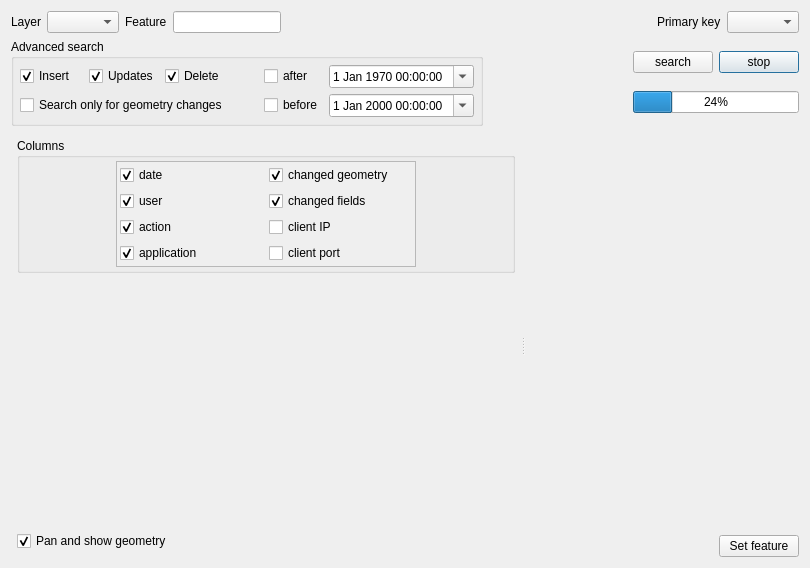
<?xml version="1.0" encoding="UTF-8"?>
<ui version="4.0">
 <class>showHistory</class>
 <widget class="QDialog" name="showHistory">
  <property name="geometry">
   <rect>
    <x>0</x>
    <y>0</y>
    <width>810</width>
    <height>568</height>
   </rect>
  </property>
  <property name="windowTitle">
   <string>Postgres 91 plus Auditor :: search history</string>
  </property>
  <layout class="QGridLayout" name="gridLayout_6">
   <item row="1" column="3">
    <spacer name="horizontalSpacer">
     <property name="orientation">
      <enum>Qt::Horizontal</enum>
     </property>
     <property name="sizeType">
      <enum>QSizePolicy::Minimum</enum>
     </property>
     <property name="sizeHint" stdset="0">
      <size>
       <width>30</width>
       <height>20</height>
      </size>
     </property>
    </spacer>
   </item>
   <item row="1" column="4">
    <widget class="QWidget" name="widget_2" native="true">
     <layout class="QGridLayout" name="gridLayout_3">
      <property name="margin">
       <number>0</number>
      </property>
      <item row="0" column="2">
       <widget class="QPushButton" name="stopButton">
        <property name="text">
         <string>stop</string>
        </property>
       </widget>
      </item>
      <item row="0" column="1">
       <widget class="QPushButton" name="searchButton">
        <property name="layoutDirection">
         <enum>Qt::LeftToRight</enum>
        </property>
        <property name="text">
         <string>search</string>
        </property>
       </widget>
      </item>
      <item row="1" column="1" colspan="2">
       <widget class="QProgressBar" name="progressBar">
        <property name="value">
         <number>24</number>
        </property>
       </widget>
      </item>
     </layout>
    </widget>
   </item>
   <item row="0" column="0" colspan="5">
    <widget class="QWidget" name="widget" native="true">
     <property name="sizePolicy">
      <sizepolicy hsizetype="Preferred" vsizetype="Maximum">
       <horstretch>0</horstretch>
       <verstretch>0</verstretch>
      </sizepolicy>
     </property>
     <layout class="QGridLayout" name="gridLayout">
      <property name="margin">
       <number>0</number>
      </property>
      <item row="0" column="1">
       <widget class="QComboBox" name="layerCombo"/>
      </item>
      <item row="0" column="3" colspan="2">
       <widget class="QLineEdit" name="featureEdit"/>
      </item>
      <item row="0" column="0">
       <widget class="QLabel" name="label">
        <property name="text">
         <string>Layer</string>
        </property>
       </widget>
      </item>
      <item row="0" column="2">
       <widget class="QLabel" name="label_2">
        <property name="text">
         <string>Feature</string>
        </property>
       </widget>
      </item>
      <item row="0" column="6">
       <widget class="QLabel" name="label_3">
        <property name="text">
         <string>Primary key</string>
        </property>
       </widget>
      </item>
      <item row="0" column="8">
       <widget class="QComboBox" name="pkeyCombo"/>
      </item>
      <item row="0" column="5">
       <spacer name="horizontalSpacer_4">
        <property name="orientation">
         <enum>Qt::Horizontal</enum>
        </property>
        <property name="sizeHint" stdset="0">
         <size>
          <width>40</width>
          <height>20</height>
         </size>
        </property>
       </spacer>
      </item>
     </layout>
    </widget>
   </item>
   <item row="3" column="0" colspan="5">
    <widget class="QSplitter" name="splitter">
     <property name="orientation">
      <enum>Qt::Horizontal</enum>
     </property>
     <widget class="QWidget" name="historyPanel" native="true">
      <layout class="QGridLayout" name="gridLayout_4">
       <property name="margin">
        <number>6</number>
       </property>
       <property name="spacing">
        <number>3</number>
       </property>
       <item row="0" column="0">
        <widget class="QgsCollapsibleGroupBoxBasic" name="groupBox">
         <property name="sizePolicy">
          <sizepolicy hsizetype="Preferred" vsizetype="Maximum">
           <horstretch>0</horstretch>
           <verstretch>0</verstretch>
          </sizepolicy>
         </property>
         <property name="title">
          <string>Columns</string>
         </property>
         <property name="checkable">
          <bool>false</bool>
         </property>
         <property name="collapsed" stdset="0">
          <bool>true</bool>
         </property>
         <layout class="QGridLayout" name="gridLayout_2">
          <property name="margin">
           <number>3</number>
          </property>
          <property name="spacing">
           <number>3</number>
          </property>
          <item row="0" column="0">
           <widget class="QScrollArea" name="scrollArea">
            <property name="maximumSize">
             <size>
              <width>300</width>
              <height>120</height>
             </size>
            </property>
            <property name="widgetResizable">
             <bool>true</bool>
            </property>
            <property name="alignment">
             <set>Qt::AlignLeading|Qt::AlignLeft|Qt::AlignTop</set>
            </property>
            <widget class="QWidget" name="scrollAreaWidgetContents">
             <property name="geometry">
              <rect>
               <x>0</x>
               <y>0</y>
               <width>298</width>
               <height>112</height>
              </rect>
             </property>
             <layout class="QGridLayout" name="gridLayout_9">
              <property name="margin">
               <number>3</number>
              </property>
              <item row="2" column="1">
               <widget class="QCheckBox" name="displayColumnChangedFields">
                <property name="text">
                 <string>changed fields</string>
                </property>
                <property name="checked">
                 <bool>true</bool>
                </property>
               </widget>
              </item>
              <item row="1" column="1">
               <widget class="QCheckBox" name="displayColumnChangedGeometry">
                <property name="text">
                 <string>changed geometry</string>
                </property>
                <property name="checked">
                 <bool>true</bool>
                </property>
               </widget>
              </item>
              <item row="3" column="1">
               <widget class="QCheckBox" name="displayColumnClientIP">
                <property name="text">
                 <string>client IP</string>
                </property>
               </widget>
              </item>
              <item row="4" column="0">
               <widget class="QCheckBox" name="displayColumnApplication">
                <property name="text">
                 <string>application</string>
                </property>
                <property name="checked">
                 <bool>true</bool>
                </property>
               </widget>
              </item>
              <item row="3" column="0">
               <widget class="QCheckBox" name="displayColumnAction">
                <property name="text">
                 <string>action</string>
                </property>
                <property name="checked">
                 <bool>true</bool>
                </property>
               </widget>
              </item>
              <item row="4" column="1">
               <widget class="QCheckBox" name="displayColumnClientPort">
                <property name="text">
                 <string>client port</string>
                </property>
               </widget>
              </item>
              <item row="2" column="0">
               <widget class="QCheckBox" name="displayColumnUser">
                <property name="text">
                 <string>user</string>
                </property>
                <property name="checked">
                 <bool>true</bool>
                </property>
               </widget>
              </item>
              <item row="1" column="0">
               <widget class="QCheckBox" name="displayColumnDate">
                <property name="text">
                 <string>date</string>
                </property>
                <property name="checked">
                 <bool>true</bool>
                </property>
               </widget>
              </item>
             </layout>
            </widget>
           </widget>
          </item>
         </layout>
        </widget>
       </item>
       <item row="1" column="0">
        <widget class="QWidget" name="loggedActionsWidget" native="true"/>
       </item>
       <item row="2" column="0">
        <widget class="QCheckBox" name="panShowGeometry">
         <property name="text">
          <string>Pan and show geometry</string>
         </property>
         <property name="checked">
          <bool>true</bool>
         </property>
        </widget>
       </item>
      </layout>
     </widget>
     <widget class="QWidget" name="featurePanel" native="true">
      <layout class="QGridLayout" name="gridLayout_5">
       <property name="margin">
        <number>0</number>
       </property>
       <item row="1" column="2">
        <widget class="QPushButton" name="pushButton_2">
         <property name="text">
          <string>Set feature</string>
         </property>
        </widget>
       </item>
       <item row="1" column="0">
        <spacer name="horizontalSpacer_3">
         <property name="orientation">
          <enum>Qt::Horizontal</enum>
         </property>
         <property name="sizeHint" stdset="0">
          <size>
           <width>40</width>
           <height>20</height>
          </size>
         </property>
        </spacer>
       </item>
       <item row="0" column="0" colspan="3">
        <widget class="QWidget" name="differenceViewerWidget" native="true"/>
       </item>
      </layout>
     </widget>
    </widget>
   </item>
   <item row="1" column="0" colspan="3">
    <widget class="QgsCollapsibleGroupBoxBasic" name="groupBox_2">
     <property name="sizePolicy">
      <sizepolicy hsizetype="Preferred" vsizetype="Maximum">
       <horstretch>0</horstretch>
       <verstretch>0</verstretch>
      </sizepolicy>
     </property>
     <property name="title">
      <string>Advanced search</string>
     </property>
     <property name="collapsed" stdset="0">
      <bool>true</bool>
     </property>
     <layout class="QGridLayout" name="gridLayout_8">
      <property name="margin">
       <number>6</number>
      </property>
      <item row="0" column="2">
       <widget class="QCheckBox" name="searchDeletes">
        <property name="text">
         <string>Delete</string>
        </property>
        <property name="checked">
         <bool>true</bool>
        </property>
       </widget>
      </item>
      <item row="1" column="4">
       <widget class="QCheckBox" name="searchBefore">
        <property name="text">
         <string>before</string>
        </property>
       </widget>
      </item>
      <item row="1" column="5">
       <widget class="QDateTimeEdit" name="searchBeforeDate">
        <property name="calendarPopup">
         <bool>true</bool>
        </property>
       </widget>
      </item>
      <item row="0" column="1">
       <widget class="QCheckBox" name="searchUpdates">
        <property name="text">
         <string>Updates</string>
        </property>
        <property name="checked">
         <bool>true</bool>
        </property>
       </widget>
      </item>
      <item row="0" column="4">
       <widget class="QCheckBox" name="searchAfter">
        <property name="text">
         <string>after</string>
        </property>
       </widget>
      </item>
      <item row="1" column="0" colspan="3">
       <widget class="QCheckBox" name="searchOnlyGeometry">
        <property name="sizePolicy">
         <sizepolicy hsizetype="Minimum" vsizetype="Fixed">
          <horstretch>0</horstretch>
          <verstretch>0</verstretch>
         </sizepolicy>
        </property>
        <property name="text">
         <string>Search only for geometry changes</string>
        </property>
       </widget>
      </item>
      <item row="0" column="0">
       <widget class="QCheckBox" name="searchInserts">
        <property name="text">
         <string>Insert</string>
        </property>
        <property name="checked">
         <bool>true</bool>
        </property>
       </widget>
      </item>
      <item row="0" column="5">
       <widget class="QDateTimeEdit" name="searchAfterDate">
        <property name="buttonSymbols">
         <enum>QAbstractSpinBox::UpDownArrows</enum>
        </property>
        <property name="date">
         <date>
          <year>1970</year>
          <month>1</month>
          <day>1</day>
         </date>
        </property>
        <property name="calendarPopup">
         <bool>true</bool>
        </property>
       </widget>
      </item>
      <item row="0" column="3">
       <spacer name="horizontalSpacer_2">
        <property name="orientation">
         <enum>Qt::Horizontal</enum>
        </property>
        <property name="sizeType">
         <enum>QSizePolicy::Maximum</enum>
        </property>
        <property name="sizeHint" stdset="0">
         <size>
          <width>30</width>
          <height>20</height>
         </size>
        </property>
       </spacer>
      </item>
     </layout>
    </widget>
   </item>
  </layout>
 </widget>
 <customwidgets>
  <customwidget>
   <class>QgsCollapsibleGroupBoxBasic</class>
   <extends>QGroupBox</extends>
   <header>qgis.gui.h</header>
   <container>1</container>
  </customwidget>
 </customwidgets>
 <resources/>
 <connections/>
</ui>
